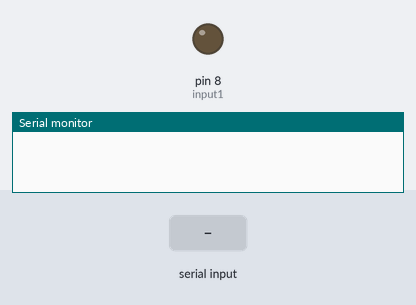
Bench run of a sketch on a simulated Arduino Uno, built with avr-gcc and run on an emulated ATmega328P. Shown: output pins drawn as LEDs (lit = HIGH), the last lines printed to the serial monitor. Inputs (shaded band) come from the test bench.

Above: at 1.2 s.
1.3 s: "a" received over Serial
At 1.7 s:
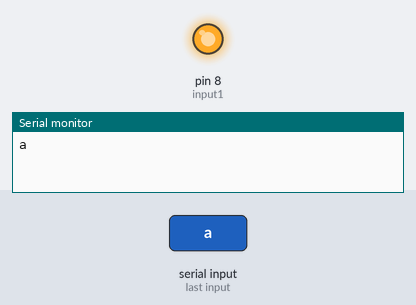
2.9 s: "b" received over Serial
At 4.1 s:
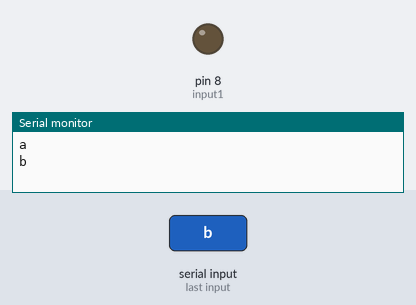
Timing chart, 0 to 5.9 s (numbered marks = the images above; inputs shaded):
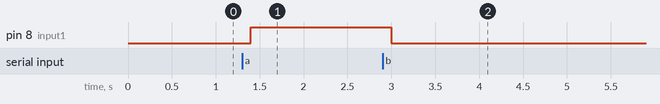

The sketch:

Focobluetooth.ino
```cpp
int input1=8;
int input2=9;

void setup() {
 pinMode(input1, OUTPUT);
 Serial.begin(9600);
 }

void loop() {

 if( Serial.available() > 0 )
   {
      char data= Serial.read();
      switch(data)
      {
        case 'a': digitalWrite(input1, HIGH);
        break;

        case 'b': digitalWrite(input1, LOW);
        break;

        default : break;
      }
      Serial.println(data);
   }
   delay(100);
}
```

Measured:
- after the input at 1.3 s, pin 8 (input1): LOW → HIGH after 0.10 s
- after the input at 2.9 s, pin 8 (input1): HIGH → LOW after 0.10 s
